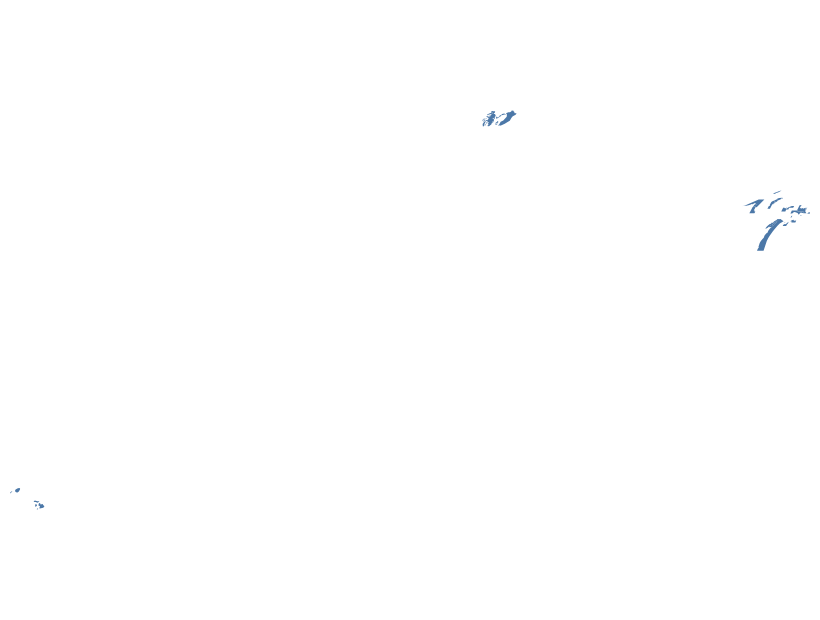

Source (notebook cell):
### Code cell
alt.Chart(dups).mark_geoshape().encode(tooltip=['id','geometry'])
